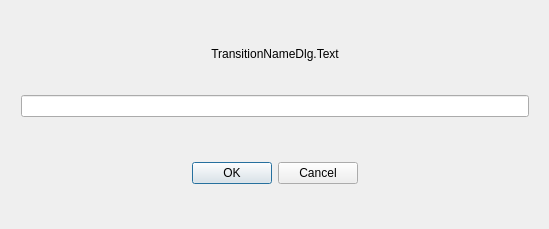
<?xml version="1.0" encoding="UTF-8"?>
<ui version="4.0">
 <class>NameDialog</class>
 <widget class="QWidget" name="NameDialog">
  <property name="windowModality">
   <enum>Qt::WindowModal</enum>
  </property>
  <property name="geometry">
   <rect>
    <x>0</x>
    <y>0</y>
    <width>549</width>
    <height>229</height>
   </rect>
  </property>
  <property name="windowTitle">
   <string notr="true">Dialog</string>
  </property>
  <layout class="QVBoxLayout" name="verticalLayout">
   <property name="spacing">
    <number>0</number>
   </property>
   <property name="leftMargin">
    <number>21</number>
   </property>
   <property name="topMargin">
    <number>30</number>
   </property>
   <property name="rightMargin">
    <number>20</number>
   </property>
   <property name="bottomMargin">
    <number>30</number>
   </property>
   <item>
    <widget class="QLabel" name="titleLabel">
     <property name="sizePolicy">
      <sizepolicy hsizetype="Preferred" vsizetype="Expanding">
       <horstretch>0</horstretch>
       <verstretch>0</verstretch>
      </sizepolicy>
     </property>
     <property name="minimumSize">
      <size>
       <width>0</width>
       <height>18</height>
      </size>
     </property>
     <property name="maximumSize">
      <size>
       <width>16777215</width>
       <height>18</height>
      </size>
     </property>
     <property name="text">
      <string notr="true">TransitionNameDlg.Text</string>
     </property>
     <property name="alignment">
      <set>Qt::AlignCenter</set>
     </property>
     <property name="wordWrap">
      <bool>true</bool>
     </property>
    </widget>
   </item>
   <item>
    <spacer name="verticalSpacer_2">
     <property name="orientation">
      <enum>Qt::Vertical</enum>
     </property>
     <property name="sizeType">
      <enum>QSizePolicy::Fixed</enum>
     </property>
     <property name="sizeHint" stdset="0">
      <size>
       <width>20</width>
       <height>17</height>
      </size>
     </property>
    </spacer>
   </item>
   <item>
    <widget class="QLineEdit" name="userText">
     <property name="sizePolicy">
      <sizepolicy hsizetype="Expanding" vsizetype="Fixed">
       <horstretch>0</horstretch>
       <verstretch>0</verstretch>
      </sizepolicy>
     </property>
     <property name="text">
      <string notr="true"/>
     </property>
    </widget>
   </item>
   <item>
    <spacer name="verticalSpacer">
     <property name="orientation">
      <enum>Qt::Vertical</enum>
     </property>
     <property name="sizeType">
      <enum>QSizePolicy::Fixed</enum>
     </property>
     <property name="sizeHint" stdset="0">
      <size>
       <width>20</width>
       <height>30</height>
      </size>
     </property>
    </spacer>
   </item>
   <item>
    <widget class="PLSDialogButtonBox" name="buttonBox">
     <property name="sizePolicy">
      <sizepolicy hsizetype="Expanding" vsizetype="Maximum">
       <horstretch>0</horstretch>
       <verstretch>0</verstretch>
      </sizepolicy>
     </property>
     <property name="orientation">
      <enum>Qt::Horizontal</enum>
     </property>
     <property name="standardButtons">
      <set>QDialogButtonBox::Cancel|QDialogButtonBox::Ok</set>
     </property>
     <property name="centerButtons">
      <bool>true</bool>
     </property>
    </widget>
   </item>
  </layout>
 </widget>
 <customwidgets>
  <customwidget>
   <class>PLSDialogButtonBox</class>
   <extends>QDialogButtonBox</extends>
   <header>dialogbuttonbox.hpp</header>
  </customwidget>
 </customwidgets>
 <resources/>
 <connections/>
</ui>
